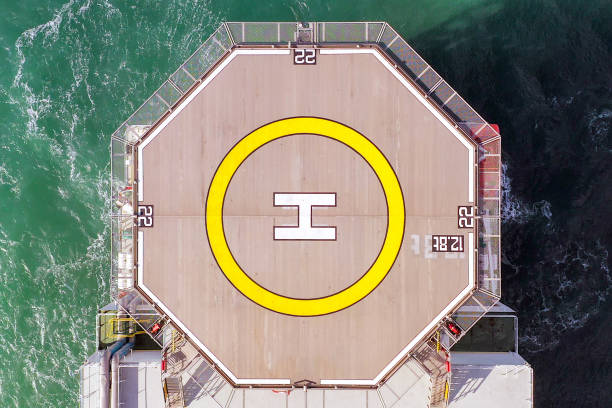
//> input picture images/18.jpg, 612 x 408 px, given in place of 18.jpg.png, which was not available
$ ./video_object_detect_orb_homography_rejection 3 ../images/18.jpg   (built with g++ and OpenCV 4)
//> lines starting //> are read from the running program, lines starting //| are printed output that depends on the picture; pictures that were not available may be replaced by others from this repository, and a replacement may not be noted
#include "opencv2/opencv.hpp"
#include <iostream>
#include <stdio.h>

#include "opencv2/core.hpp"
#include "opencv2/imgproc.hpp"
#include "opencv2/features2d.hpp"
#include "opencv2/highgui.hpp"
#include "opencv2/calib3d.hpp"
#include "opencv2/xfeatures2d.hpp"

using namespace std;
using namespace cv;
using namespace cv::xfeatures2d;

void readme();

int main( int argc, char** argv ){

  if (argc != 3 )
  { readme(); return -1; }

  // image of model
  Mat img_object = imread( String("/home/aero/Desktop/cam_ws/src/Tracker/images/")+ String(argv[2]) + String(".png"), IMREAD_GRAYSCALE );
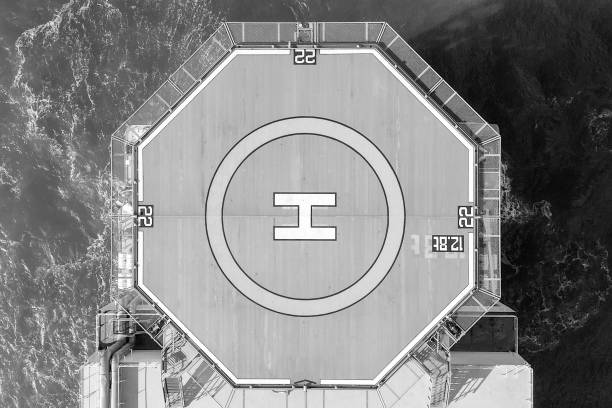
//> img_object: 408 rows x 612 cols, CV_8UC1; min 0, max 255, mean 132.2
  if( !img_object.data)
  { cout<< " --(!) Error reading model image " << endl; return -1; }
  auto diag = sqrt(img_object.size[0]*img_object.size[0] + img_object.size[1]*img_object.size[1]);
//> diag = 735.5
  Mat img_scene;

  // Initialize surf detector and extract descriptors for the model image
  Ptr<ORB> detector = ORB::create( 10000 );
  std::vector<KeyPoint> keypoints_object, keypoints_scene;
  Mat descriptors_object, descriptors_scene;
  detector->detectAndCompute( img_object, Mat(), keypoints_object, descriptors_object );
//> keypoints_object = 6469 keypoints; strongest (x, y, size): (148, 222, 31), (469, 223, 31), (443, 247, 31), (463, 210, 31)

  vector<Point2f> obj_feature_loc; //
  for (int i = 0; i<keypoints_object.size(); i++)
  {
    obj_feature_loc.push_back(keypoints_object[i].pt);
  }
//> after the loop, obj_feature_loc = 6469 Points (x, y), first 12: [127, 227], [36, 31], [40, 31], [50, 31], [56, 31], [451, 376], [433, 376], [215, 376], [51, 376], [47, 376], [212, 31], [218, 31]


  //for displaying matches
  namedWindow("Good Matches & Object detection", WINDOW_NORMAL);


  // Create a VideoCapture object and open the input file
  // If the input is the web camera, pass 0 instead of the video file name
  VideoCapture cap(stoi(argv[1]));

  // Check if camera opened successfully
  if(!cap.isOpened()){
    cout << "Error opening video stream or file" << endl;
    return -1;
  }

  while(1){

    // clear vectors
    keypoints_scene.clear();

    Mat frame;
    // Capture frame-by-frame
    cap >> frame;
//> frame is the input picture: 408 rows x 612 cols, CV_8UC3; mean B, G, R 120.5, 133.9, 133.2

    // If the frame is empty, break immediately
    if (frame.empty())
      break;

    // convert go grayscale
    if(frame.channels() == 3)
    {
      cvtColor(frame, frame, CV_BGR2GRAY);
//> frame: 408 rows x 612 cols, CV_8UC1
    }

    img_scene = frame;

    //-- Step 1: Detect the keypoints and extract descriptors
    detector->detectAndCompute( img_scene, Mat(), keypoints_scene, descriptors_scene );
//> keypoints_scene = 6464 keypoints; strongest (x, y, size): (148, 222, 31), (469, 223, 31), (463, 210, 31), (443, 247, 31)

    //-- Step 2: Matching descriptor vectors using FLANN or BruteForce matcher
    // FlannBasedMatcher matcher;
    BFMatcher matcher(NORM_HAMMING);

    std::vector<std::vector<cv::DMatch>> matches12, matches21;
    matcher.knnMatch( descriptors_object, descriptors_scene, matches12,2 );
//> matches12 = 6469 matches
    matcher.knnMatch( descriptors_scene, descriptors_object, matches21,2 );
//> matches21 = 6464 matches

    //-- Quick calculation of min distances between keypoints
    double min_dist12 = 50;
    for( int i = 0; i < matches12.size(); i++ )
    {
      if( matches12[i].size()>=1)
      {
        if( matches12[i][0].distance < min_dist12 ) min_dist12 = matches12[i][0].distance;
      }
    }
//> this loop made 6469 passes
//> min_dist12 on pass 1: 0
//> after the loop, min_dist12 = 0

    double min_dist21 = 50;
    for( int i = 0; i < matches21.size(); i++ )
    {
      if( matches21[i].size()>=1)
      {
        if( matches21[i][0].distance < min_dist21 ) min_dist21 = matches21[i][0].distance;
      }
    }
//> this loop made 6464 passes
//> after the loop, min_dist21 = 0

    printf("-- Min dist : %f \n", min_dist12 );
//| -- Min dist : 0.000000

    //-- Lowe's Ratio test and minimum distance threshold test
    std::vector< DMatch > good_matches12, good_matches21;
    for( int i = 0; i < matches12.size(); i++ )
    {
      if( matches12[i].size()>=2 && matches12[i][0].distance <= 10*min_dist12 && matches12[i][0].distance < matches12[i][1].distance * 0.8)
      { good_matches12.push_back( matches12[i][0]); }
    }
//> after the loop, good_matches12 = 4305 matches

    for( int i = 0; i < matches21.size(); i++ )
    {
      if( matches21[i].size()>=2 && matches21[i][0].distance <= 10*min_dist21 && matches21[i][0].distance < matches21[i][1].distance * 0.8)
      { good_matches21.push_back( matches21[i][0]); }
    }
//> after the loop, good_matches21 = 4305 matches

    // Symmetry test
    std::vector< DMatch > best_matches;
    for (int i = 0; i<good_matches12.size(); i++)
    {
      for (int j = 0; j<good_matches21.size(); j++)
      {
        if(good_matches12[i].queryIdx == good_matches21[j].trainIdx && good_matches12[i].trainIdx == good_matches21[j].queryIdx)
        {
          best_matches.push_back(good_matches12[i]);
          break;
        }
      }
    }
//> after the loop, best_matches = 4305 matches


    Mat img_matches = img_scene;
    drawMatches( img_object, keypoints_object, img_scene, keypoints_scene,
                 best_matches, img_matches, Scalar::all(-1), Scalar::all(-1),
                 std::vector<char>(), DrawMatchesFlags::NOT_DRAW_SINGLE_POINTS );
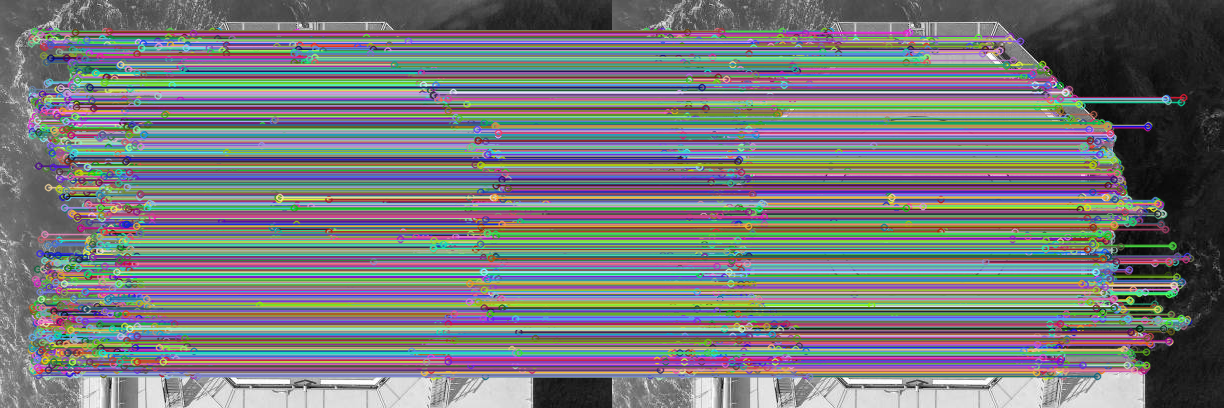
//> img_matches: 408 rows x 1224 cols, CV_8UC3; mean B, G, R 122.8, 120.4, 118.8


    if(best_matches.size() >= 1)// no. of matches to use for pose estimation
    {
      //-- Localize the object
      vector<Point2f> obj;
      vector<Point2f> scene;
      for( size_t i = 0; i < best_matches.size(); i++ )
      {
        //-- Get the keypoints from the good matches
        obj.push_back( keypoints_object[ best_matches[i].queryIdx ].pt );
        scene.push_back( keypoints_scene[ best_matches[i].trainIdx ].pt );
      }
//> after the loop, obj = 4305 Points (x, y), first 12: [127, 227], [36, 31], [40, 31], [50, 31], [56, 31], [451, 376], [433, 376], [51, 376], [47, 376], [212, 31], [218, 31], [438, 375]; scene has the same summary as obj
      Mat H = findHomography( obj, scene, RANSAC );
//> H = [[1, -1.57e-15, -2.07e-13], [5.55e-15, 1, -1.22e-13], [2.24e-17, -1.09e-17, 1]]

      vector<Point2f> scene_feature_loc;
      if (! H.empty())
      {

        perspectiveTransform(obj_feature_loc, scene_feature_loc, H);
//> scene_feature_loc has the same summary as obj_feature_loc

        std::vector< DMatch > filtered_best_matches;
        for ( int i =0; i<best_matches.size(); i++)
        {
          Point2f diff = scene_feature_loc[best_matches[i].queryIdx] - keypoints_scene[ best_matches[i].trainIdx ].pt;
          if(sqrt(diff.x*diff.x + diff.y*diff.y) < 10)
          {
            filtered_best_matches.push_back(best_matches[i]);
          }
        }
//> after the loop, filtered_best_matches = 4305 matches

        if(filtered_best_matches.size() >= 1)// no. of matches to use for pose estimation
        {
          //-- Localize the object
          obj.clear();
          scene.clear();
          for( size_t i = 0; i < filtered_best_matches.size(); i++ )
          {
            //-- Get the keypoints from the good matches
            obj.push_back( keypoints_object[ filtered_best_matches[i].queryIdx ].pt );
            scene.push_back( keypoints_scene[ filtered_best_matches[i].trainIdx ].pt );
          }
          H = findHomography( obj, scene, RANSAC );

          if(!H.empty())
          {

            //-- Get the corners from the image_1 ( the object to be "detected" )
            vector<Point2f> obj_corners(4);
            obj_corners[0] = cvPoint(0,0); obj_corners[1] = cvPoint( img_object.cols, 0 );
            obj_corners[2] = cvPoint( img_object.cols, img_object.rows ); obj_corners[3] = cvPoint( 0, img_object.rows );
            vector<Point2f> scene_corners(4);


            perspectiveTransform( obj_corners, scene_corners, H);
//> scene_corners = 4 Points (x, y): [0, 0], [612, 0], [612, 408], [0, 408]

            if(isContourConvex(scene_corners))
            {
              //-- Draw lines between the corners (the mapped object in the scene - image_2 )
              line( img_matches, scene_corners[0] + Point2f( img_object.cols, 0), scene_corners[1] + Point2f( img_object.cols, 0), Scalar(0, 255, 0), 4 );
              line( img_matches, scene_corners[1] + Point2f( img_object.cols, 0), scene_corners[2] + Point2f( img_object.cols, 0), Scalar( 0, 255, 0), 4 );
              line( img_matches, scene_corners[2] + Point2f( img_object.cols, 0), scene_corners[3] + Point2f( img_object.cols, 0), Scalar( 0, 255, 0), 4 );
              line( img_matches, scene_corners[3] + Point2f( img_object.cols, 0), scene_corners[0] + Point2f( img_object.cols, 0), Scalar( 0, 255, 0), 4 );
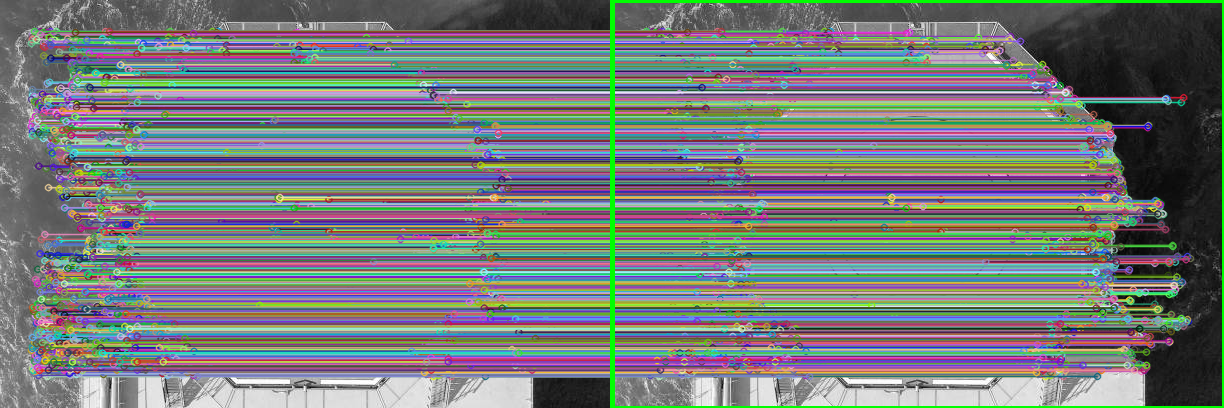
//> img_matches: 408 rows x 1224 cols, CV_8UC3; mean B, G, R 121.5, 122.2, 117.5
            }
          }
        }
      }
    }
    else{
      // printf("No enough matches: %ld\n", best_matches.size());
    }

    //-- Show detected matches
    imshow( "Good Matches & Object detection", img_matches );

    // Press  ESC on keyboard to exit
    char c=(char)waitKey(25);
//> the Esc key is pressed
    if(c==27)
      break;
  }

  // When everything done, release the video capture object
  cap.release();

  // Closes all the frames
  destroyAllWindows();

  return 0;
}

/* @function readme */
  void readme()
  { std::cout << " Usage: capture <deviceid>" << std::endl; }

$ run again, on images/10.png
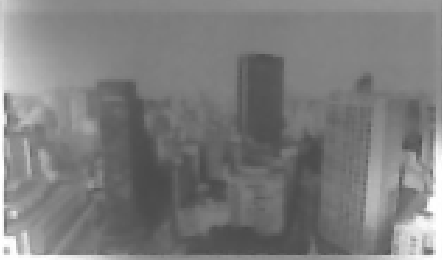
//> input picture images/10.png, 442 x 260 px, given in place of 10.png.png, which was not available
//> img_object is the input picture: 260 rows x 442 cols, CV_8UC1; min 73, max 255, mean 124.8
//> keypoints_object = 19 keypoints; strongest (x, y, size): (396, 225, 31), (394, 227, 31), (402, 182, 31), (402, 146, 37.2)
//> the loop `for (int i = 0; i<keypoints_object.size(); i++)` made 19 passes
//> keypoints_scene has the same summary as keypoints_object
//> matches12 = 19 matches
//> the loop `for( int i = 0; i < matches12.size(); i++ )` made 19 passes
//> min_dist12 on pass 1: 0
//> after the loop `for( int i = 0; i < matches12.size(); i++ )`: min_dist12 = 0
//> the loop `for( int i = 0; i < matches21.size(); i++ )` made 19 passes
//| -- Min dist : 0.000000
//> the loop `for( int i = 0; i < matches12.size(); i++ )` made 19 passes
//> the loop `for( int i = 0; i < matches21.size(); i++ )` made 19 passes
//> the loop `for (int i = 0; i<good_matches12.size(); i++)` made 19 passes
//> after the loop `for (int i = 0; i<good_matches12.size(); i++)`: best_matches = 19 matches
//> `drawMatches( img_object, keypoints_object, img_scene, keypoints_scene,..`:
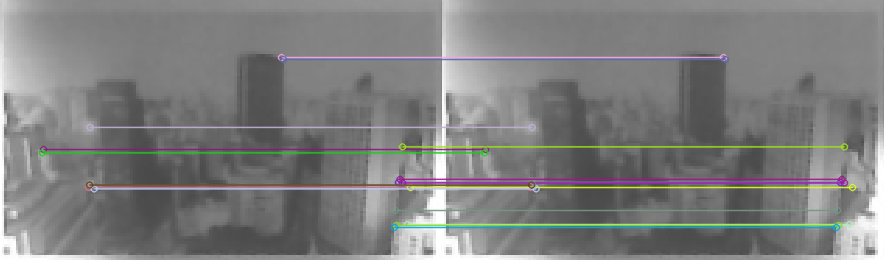
//> img_matches: 260 rows x 884 cols, CV_8UC3; mean B, G, R 125.4, 125.9, 125.7
//> the loop `for( size_t i = 0; i < best_matches.size(); i++ )` made 19 passes
//> H = [[1, -1.29e-15, 2.85e-13], [-2.81e-16, 1, 6.62e-14], [-1.17e-18, -4.02e-18, 1]]
//> scene_feature_loc = 19 Points (x, y), first 12: [281, 57], [283, 59], [43, 149], [398, 182], [402, 182], [88, 187], [410, 187], [395, 210], [407, 224], [396, 225], [394, 227], [402, 146.4]
//> the loop `for ( int i =0; i<best_matches.size(); i++)` made 19 passes
//> the loop `for( size_t i = 0; i < filtered_best_matches.size(); i++ )` made 19 passes
//> scene_corners = 4 Points (x, y): [0, 0], [442, 0], [442, 260], [0, 260]
//> `line( img_matches, scene_corners[3] + Point2f( img_object.cols, 0), sc..`:
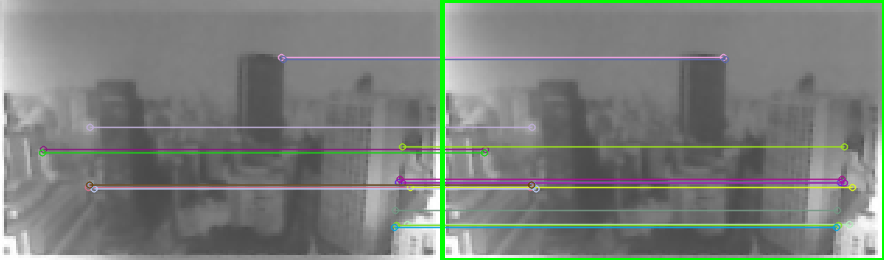
//> img_matches: 260 rows x 884 cols, CV_8UC3; mean B, G, R 122.3, 127.2, 122.6
//> after the loop `while(1)`: obj_feature_loc has the same summary as scene_feature_loc

$ run again, on images/11.png
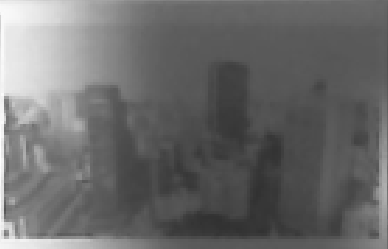
//> input picture images/11.png, 388 x 249 px, given in place of 11.png.png, which was not available
//> img_object is the input picture: 249 rows x 388 cols, CV_8UC1; min 49, max 255, mean 106.5
//> keypoints_object = 4 keypoints; (x, y, size): (77, 124, 77.1), (34, 146, 31), (80, 179, 37.2), (84, 129, 31)
//> the loop `for (int i = 0; i<keypoints_object.size(); i++)` made 4 passes
//> keypoints_scene has the same summary as keypoints_object
//> matches12 = 4 matches
//> the loop `for( int i = 0; i < matches12.size(); i++ )` made 4 passes
//> min_dist12 on pass 1: 0
//> after the loop `for( int i = 0; i < matches12.size(); i++ )`: min_dist12 = 0
//> the loop `for( int i = 0; i < matches21.size(); i++ )` made 4 passes
//| -- Min dist : 0.000000
//> the loop `for( int i = 0; i < matches12.size(); i++ )` made 4 passes
//> the loop `for( int i = 0; i < matches21.size(); i++ )` made 4 passes
//> the loop `for (int i = 0; i<good_matches12.size(); i++)` made 4 passes
//> after the loop `for (int i = 0; i<good_matches12.size(); i++)`: best_matches = 4 matches
//> `drawMatches( img_object, keypoints_object, img_scene, keypoints_scene,..`:
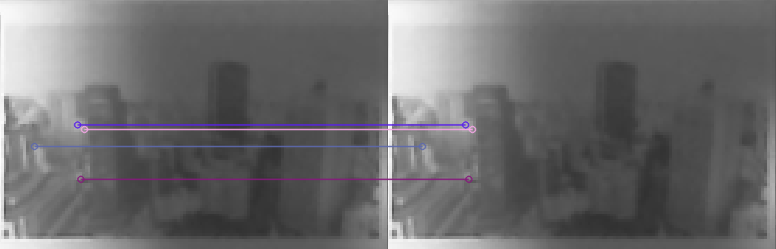
//> img_matches: 249 rows x 776 cols, CV_8UC3; mean B, G, R 107.6, 106.3, 107
//> the loop `for( size_t i = 0; i < best_matches.size(); i++ )` made 4 passes
//> H = [[1, 3.46e-15, -1.06e-12], [3.04e-14, 1, -3.35e-12], [2.04e-16, 4.24e-17, 1]]
//> scene_feature_loc = 4 Points (x, y): [84, 129], [34, 146], [80.4, 178.8], [77.14, 124.4]
//> the loop `for ( int i =0; i<best_matches.size(); i++)` made 4 passes
//> the loop `for( size_t i = 0; i < filtered_best_matches.size(); i++ )` made 4 passes
//> scene_corners = 4 Points (x, y): [0, 0], [388, 0], [388, 249], [0, 249]
//> `line( img_matches, scene_corners[3] + Point2f( img_object.cols, 0), sc..`:
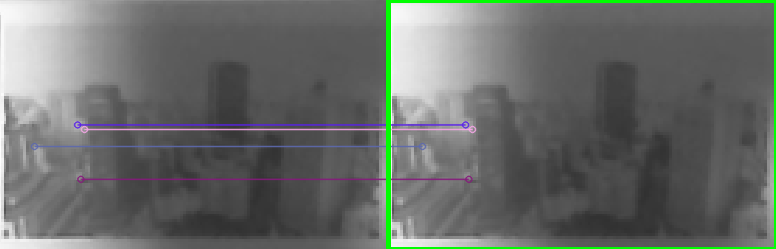
//> img_matches: 249 rows x 776 cols, CV_8UC3; mean B, G, R 104.8, 108.3, 104.2
//> after the loop `while(1)`: obj_feature_loc has the same summary as scene_feature_loc
